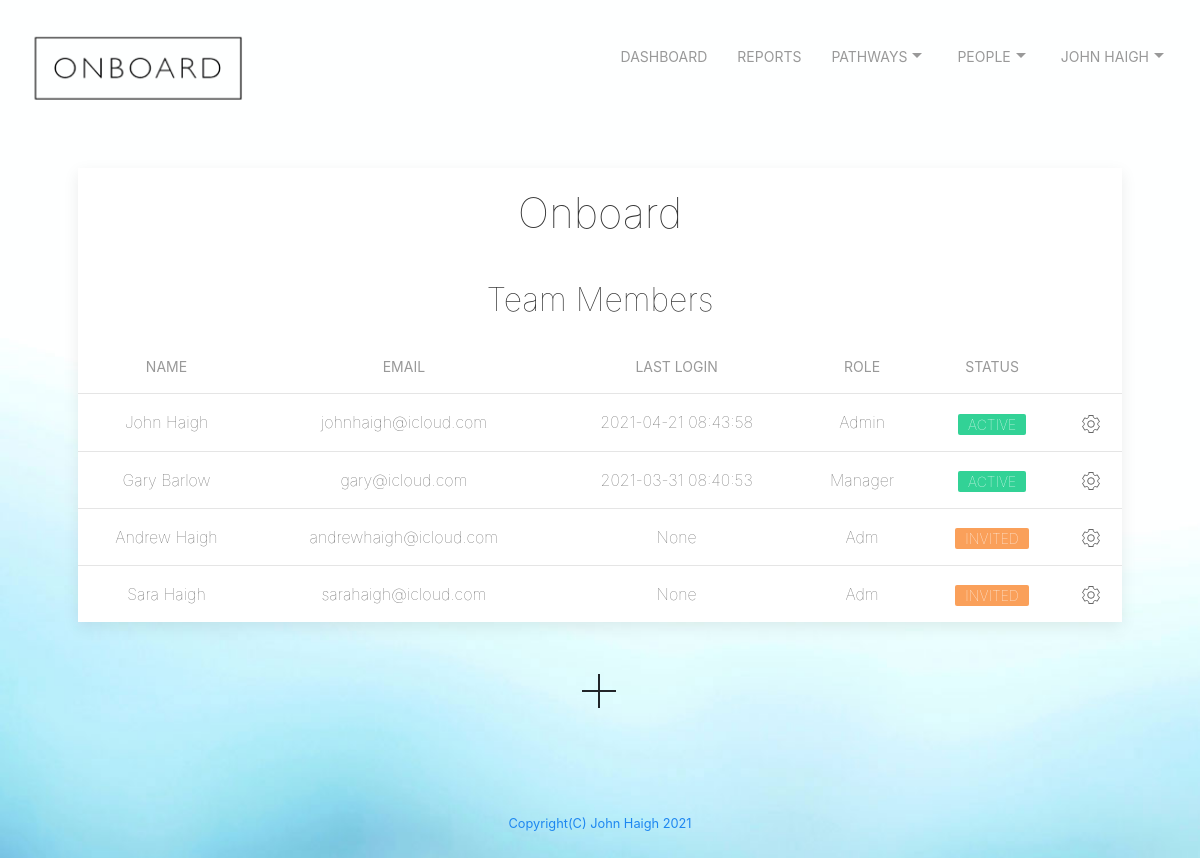
The app's page /viewteam (signed in), older data.
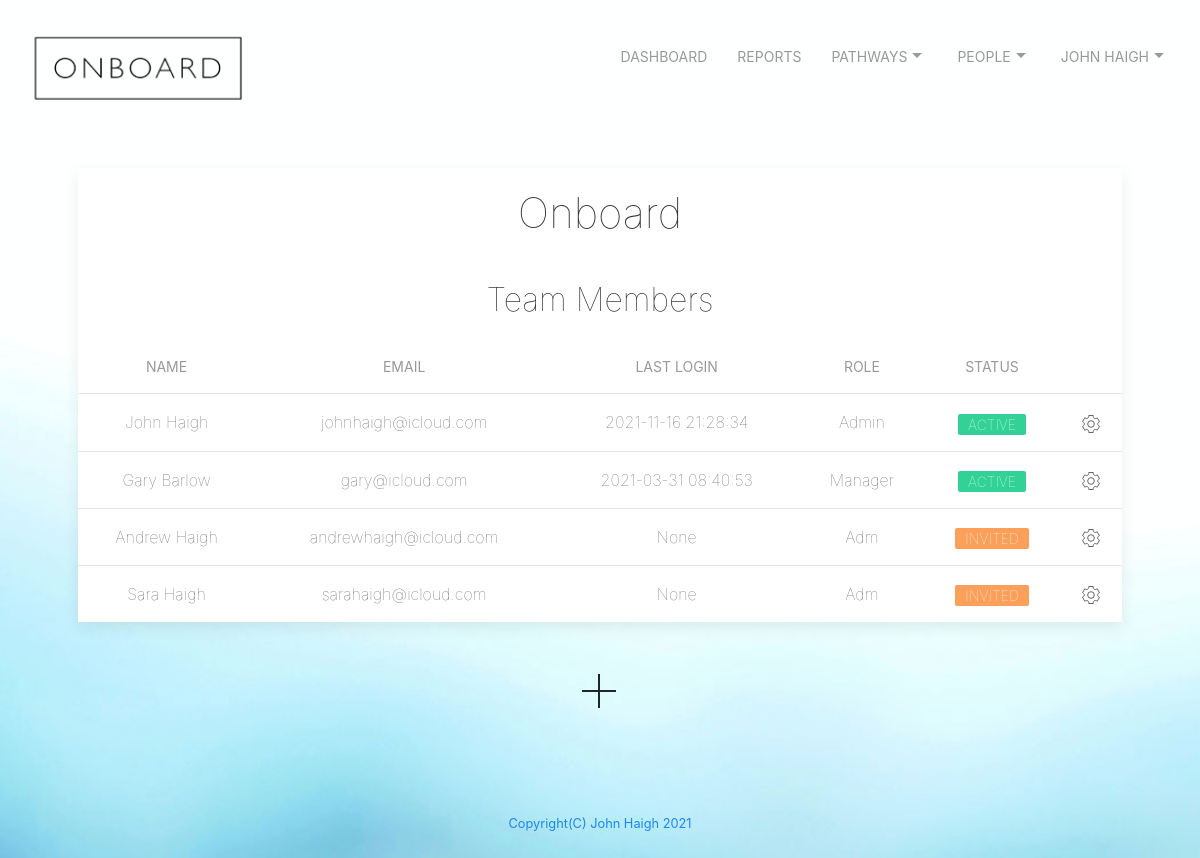
The same page, newer data.
### tables this page shows
CREATE TABLE users ('id' integer PRIMARY KEY NOT NULL, 'email' text NOT NULL, 'firstname' text NOT NULL,'lastname' text NOT NULL, 'password' text NOT NULL, 'company' text NOT NULL, 'jobrole' text NOT NULL,'companymail' text NOT NULL, 'confirmed' text, 'lastlogin' text, 'adminlevel' int, 'status' text, 'region' text, 'averagescore' int, 'averagebusiness' int, 'averagebusinesstarget' int, 'averageprogressnumber' int);

### app.py (the view, shortened to what this page needs)
@app.route("/viewteam", methods=["GET", "POST"])
@login_required
def viewteam():
    if request.method == "GET":
        db = SQL("sqlite:///onboard.db")
        info = db.execute("SELECT * FROM users WHERE id = ?", session["user_id"])
        username = info[0]['email']
        firstname = info[0]['firstname']
        lastname = info[0]['lastname']
        company = info[0]['company']
        companymail = info[0]['companymail']
        fullname = firstname + ' ' + lastname
        teammembers = db.execute("SELECT * FROM users WHERE company = ? AND companymail = ? ORDER BY confirmed", company, companymail)
        print(teammembers)
        return render_template("viewteam.html", teammembers = teammembers, FullName = fullname, company = company)

### app.py (called while the page is built)
@app.after_request
def after_request(response):
    response.headers["Cache-Control"] = "no-cache, no-store, must-revalidate"
    response.headers["Expires"] = 0
    response.headers["Pragma"] = "no-cache"
    return response

def login_required(f):
    @wraps(f)
    def decorated_function(*args, **kwargs):
        if session.get("user_id") is None:
            return redirect("/login")
        return f(*args, **kwargs)
    return decorated_function

### templates/viewteam.html (shortened to what this page needs)
{% extends "layout.html" %}
{% block main %}
<div class="uk-card uk-card-default uk-card-small">
  <div class="uk-text-center uk-card-body">
    <h1 class="uk-text uk-text-lighter">{{teammembers[0]['company']}}</h1>
    <h2 class="uk-text uk-text-lighter">Team Members</h2>
  </div>
<form method="POST">
    <table class="uk-table uk-table-middle uk-table-divider uk-text uk-text-lighter">
      <thead>
        <th style="text-align: center; vertical-align: middle;">Name</th>
        <th style="text-align: center; vertical-align: middle;">Email</th>
        <th style="text-align: center; vertical-align: middle;">Last Login</th>
        <th style="text-align: center; vertical-align: middle;">Role</th>
        <th style="text-align: center; vertical-align: middle;">Status</th>
        <th style="text-align: center; vertical-align: middle;"></th>
      </thead>
      {% for teammembers in teammembers %}
      <tr>
        <td style="text-align: center; vertical-align: middle;">{{teammembers['firstname']}} {{teammembers['lastname']}}</td>
        <td style="text-align: center; vertical-align: middle;">{{teammembers['email']}}</td>
        <td style="text-align: center; vertical-align: middle;">{{teammembers['lastlogin']}}</td>
        <td style="text-align: center; vertical-align: middle;">{{teammembers['adminlevel']}}</td>
        {% if teammembers['status'] == 'invited' %}
          <td style="text-align: center; vertical-align: middle;"><span class="uk-label uk-label-warning">{{teammembers['status']}}</span></td>
        {% endif %}
        {% if teammembers['status'] == 'active' %}
          <td style="text-align: center; vertical-align: middle;"><span class="uk-label uk-label-success">{{teammembers['status']}}</span></td>
        {% endif %}
        <td style="text-align: center; vertical-align: middle;"><a href="/viewteammember?email={{teammembers['email']}}" uk-icon="icon: cog"></a></td>
      </tr>
      {% endfor %}
    </table>
</form>
</div>
  <div id="center">
    <a onclick="invite()" uk-icon="icon: plus; ratio: 2"></a>
  </div>
{% endblock %}

Row changes from the older to the newer data that the page shows:
changed users "John": lastlogin "2021-04-21 08:43:58" → "2021-11-16 21:28:34"
